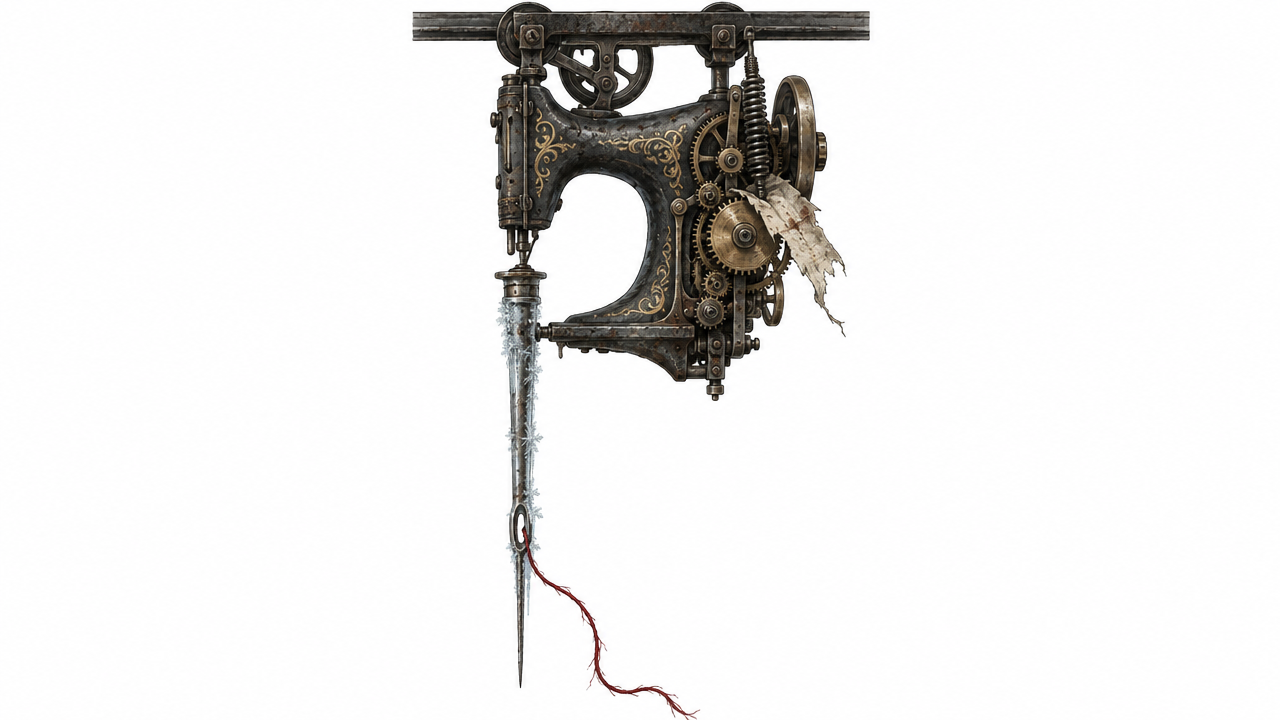
#> input picture tools/art/source/sewing_head_raw.png, 1280 x 720 px
$ python dark_props_r4.py
#> lines starting #> are read from the running program, lines starting #| are printed output that depends on the picture
"""Props for Region 4, the Spine Peaks (Phase 3).

Writes to assets/art/dark/props/:
  clockwork_head.png    one of Bindwell's sewing machines, cut from the ElevenLabs painting:
                        the iron head with gold scrollwork and brass gears that hangs from
                        the rail on two wheels (its top edge is the rail), 75% scale
  clockwork_pin.png     its long frost-rimed steel pin, with dark red thread through the eye
                        (the pin's top is the clamp under the head's left column)
  ice_block.png         a block of frozen page that a Pop-Up Slam shatters, 128 x 128
  needle_rail.png       a length of the iron rail the carriages ride, 128 x 24 (tiles across)

Run: python3 tools/art/dark_props_r4.py
"""
import math
import os
import random

from PIL import Image, ImageDraw, ImageFilter

PROPS = os.path.join(os.path.dirname(__file__), "..", "..", "assets", "art", "dark", "props")
S = 4
INK = (14, 12, 12, 255)
# Where things sit in the 1280x720 painting.
RAIL_BOTTOM = 42
PIN_TOP, PIN_X0, PIN_X1 = 262, 488, 720
PIN_SHAFT_X1 = 552   # the pin itself is narrow; the machine's bed arm starts right of it
THREAD_TOP = 470     # below this, only the trailing thread is out to the right
HEAD_BOX = (470, 30, 860, 410)   # the hanger, the iron head, its gears and scrap
PIN_BOX = (488, 262, 720, 700)   # the pin, its clamp and the thread
SCALE = 0.75


def grain(img: Image.Image, amount: int, seed: int) -> Image.Image:
    """Speckle the paint so flat fills read as worn metal, not vector art."""
    rnd = random.Random(seed)
    px = img.load()
    w, h = img.size
    for y in range(h):
        for x in range(w):
            r, g, b, a = px[x, y]
            if a:
                n = rnd.randint(-amount, amount)
                px[x, y] = (max(0, min(255, r + n)), max(0, min(255, g + n)), max(0, min(255, b + n)), a)
    return img


def gear(d: ImageDraw.ImageDraw, cx: float, cy: float, r: float, teeth: int, fill, rnd) -> None:
    pts = []
    for i in range(teeth * 2):
        a = i / (teeth * 2) * math.tau + rnd.uniform(-0.03, 0.03)
        rr = r if i % 2 == 0 else r * 0.8
        pts.append((cx + math.cos(a) * rr, cy + math.sin(a) * rr))
    d.polygon(pts, fill=fill, outline=INK, width=2 * S)
    d.ellipse((cx - r * 0.3, cy - r * 0.3, cx + r * 0.3, cy + r * 0.3), fill=(40, 34, 28, 255), outline=INK, width=S)


def clockwork_needle() -> None:
    """Cut the painted machine (tools/art/source/sewing_head_raw.png) off its white
    ground, drop the rail it was painted on (the game draws its own), and split the
    long pin from the head so it can plunge on its own."""
    import numpy as np
    from rembg import new_session, remove
    from scipy import ndimage
    img = Image.open(os.path.join(os.path.dirname(__file__), "source", "sewing_head_raw.png")).convert("RGB")
#> img is the input picture: PIL image 1280x720 RGB; mean R, G, B 235.5, 234.7, 233.9
#> (the call stopped at in clockwork_needle, `a = np.array(remove(img, session=new_session("isnet-general-use")))`: rembg is not available in this run)
    a = np.array(remove(img, session=new_session("isnet-general-use")))
    alpha = a[:, :, 3].astype(np.float32)
    alpha[alpha < 24] = 0
    a[:, :, 3] = alpha.astype(np.uint8)
    a[:RAIL_BOTTOM, :, 3] = 0  # the painted rail
    # the pin, and the thread trailing from its eye
    take = np.zeros(a.shape[:2], bool)
    take[PIN_TOP:, PIN_X0:PIN_SHAFT_X1] = True
    take[THREAD_TOP:, PIN_X0:PIN_X1] = True
    pin = np.zeros_like(a)
    pin[take] = a[take]
    head = a.copy()
    head[take, 3] = 0
    for arr, box, name in ((head, HEAD_BOX, "clockwork_head.png"), (pin, PIN_BOX, "clockwork_pin.png")):
        piece = Image.fromarray(arr).crop(box)
        piece = piece.resize((round(piece.width * SCALE), round(piece.height * SCALE)), Image.LANCZOS)
        piece.save(os.path.join(PROPS, name))
        print(name, piece.size)


def needle_rail() -> None:
    w, h = 128, 24
    img = Image.new("RGBA", (w * S, h * S), (0, 0, 0, 0))
#> img: PIL image 512x96 RGBA; every value is 0
    d = ImageDraw.Draw(img)
    d.rectangle((0, 6 * S, w * S, 18 * S), fill=(40, 38, 40, 255), outline=INK, width=2 * S)
    d.line([(0, 8 * S), (w * S, 8 * S)], fill=(120, 124, 130, 255), width=S)
    for x in range(8, w, 32):
        d.ellipse(((x - 3) * S, 9 * S, (x + 3) * S, 15 * S), fill=(110, 90, 50, 255))
    img = img.resize((w, h), Image.LANCZOS)
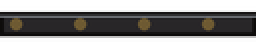
#> img: PIL image 128x24 RGBA (shown 2 times larger); mean R, G, B, A 23.9, 22.3, 21.4, 130.2; transparent parts drawn white
    grain(img, 8, 5).save(os.path.join(PROPS, "needle_rail.png"))


def ice_block() -> None:
    """A block of frozen page: grey-blue ice, paper scraps and a torn line of print
    trapped inside, a hard pale rim, and a crack a slam would finish."""
    import numpy as np
    w = h = 128
    rnd = random.Random(19)
    img = Image.new("RGBA", (w * S, h * S), (0, 0, 0, 0))
#> img: PIL image 512x512 RGBA; every value is 0
    d = ImageDraw.Draw(img)
    d.rectangle((2 * S, 2 * S, (w - 2) * S, (h - 2) * S), fill=(58, 74, 90, 236))
    # depth: darker towards the bottom, cloudy veils inside
    for i in range(10):
        y0 = rnd.uniform(10, 110) * S
        d.ellipse((rnd.uniform(-20, 80) * S, y0, rnd.uniform(60, 150) * S, y0 + rnd.uniform(14, 40) * S),
                  fill=(150, 176, 196, rnd.randint(30, 70)))
    # trapped scraps of paper, one with a line of print
    for i in range(5):
        cx, cy = rnd.uniform(18, 110) * S, rnd.uniform(20, 108) * S
        r = rnd.uniform(8, 16) * S
        pts = [(cx + math.cos(a) * r * rnd.uniform(0.6, 1.2), cy + math.sin(a) * r * rnd.uniform(0.4, 0.9))
               for a in [k / 6 * math.tau + rnd.uniform(-0.3, 0.3) for k in range(6)]]
        d.polygon(pts, fill=(176, 168, 146, 150))
        if i == 0:
            for k in range(3):
                d.line([(cx - r * 0.7, cy - r * 0.3 + k * 4 * S), (cx + r * 0.5, cy - r * 0.3 + k * 4 * S)],
                       fill=(40, 36, 32, 150), width=S)
#> this loop made 5 passes
#> (cx, cy, r) on passes 1 to 5: (116.1, 249, 48), (149, 322, 56.07), (75.23, 215.4, 52.88), (397.5, 335.2, 62.57), (235.8, 376.3, 63.07)
    img = img.filter(ImageFilter.GaussianBlur(1.5 * S))
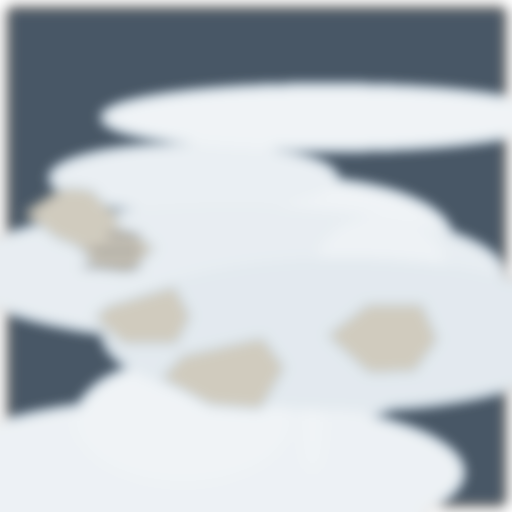
#> img: PIL image 512x512 RGBA; mean R, G, B, A 118.6, 137.9, 152.7, 111.2; transparent parts drawn white
    d = ImageDraw.Draw(img)
    # the crack, and a hard frosted rim (pale on top: standable)
    a = (rnd.uniform(40, 70) * S, 4 * S)
#> a = (245.2, 16)
    for k in range(6):
        b = (a[0] + rnd.uniform(-16, 16) * S, a[1] + rnd.uniform(14, 24) * S)
        d.line([a, b], fill=(196, 216, 232, 130), width=2 * S)
        a = b
#> this loop made 6 passes
#> a on passes 1 to 6: (247, 107), (258.2, 164.8), (281.6, 245.3), (249, 330.6), (292, 397.7), (247, 465.2)
    d.rectangle((2 * S, 2 * S, (w - 2) * S, (h - 2) * S), outline=INK, width=3 * S)
    d.rectangle((5 * S, 5 * S, (w - 5) * S, 10 * S), fill=(214, 230, 242, 255))
    d.line([(6 * S, 14 * S), (6 * S, (h - 8) * S)], fill=(170, 196, 214, 180), width=2 * S)
    img = img.resize((w, h), Image.LANCZOS)
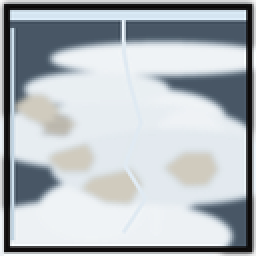
#> img: PIL image 128x128 RGBA (shown 2 times larger); mean R, G, B, A 119.5, 137.3, 150, 123.4; transparent parts drawn white
    arr = np.asarray(img).copy()
    noise = np.random.default_rng(4).integers(-9, 10, arr.shape[:2])
    for c in range(3):
        arr[:, :, c] = np.clip(arr[:, :, c].astype(int) + noise, 0, 255)
    Image.fromarray(arr).save(os.path.join(PROPS, "ice_block.png"))


def main() -> None:
    clockwork_needle()
    needle_rail()
    ice_block()
    print("wrote the Peaks props")


if __name__ == "__main__":
    main()
